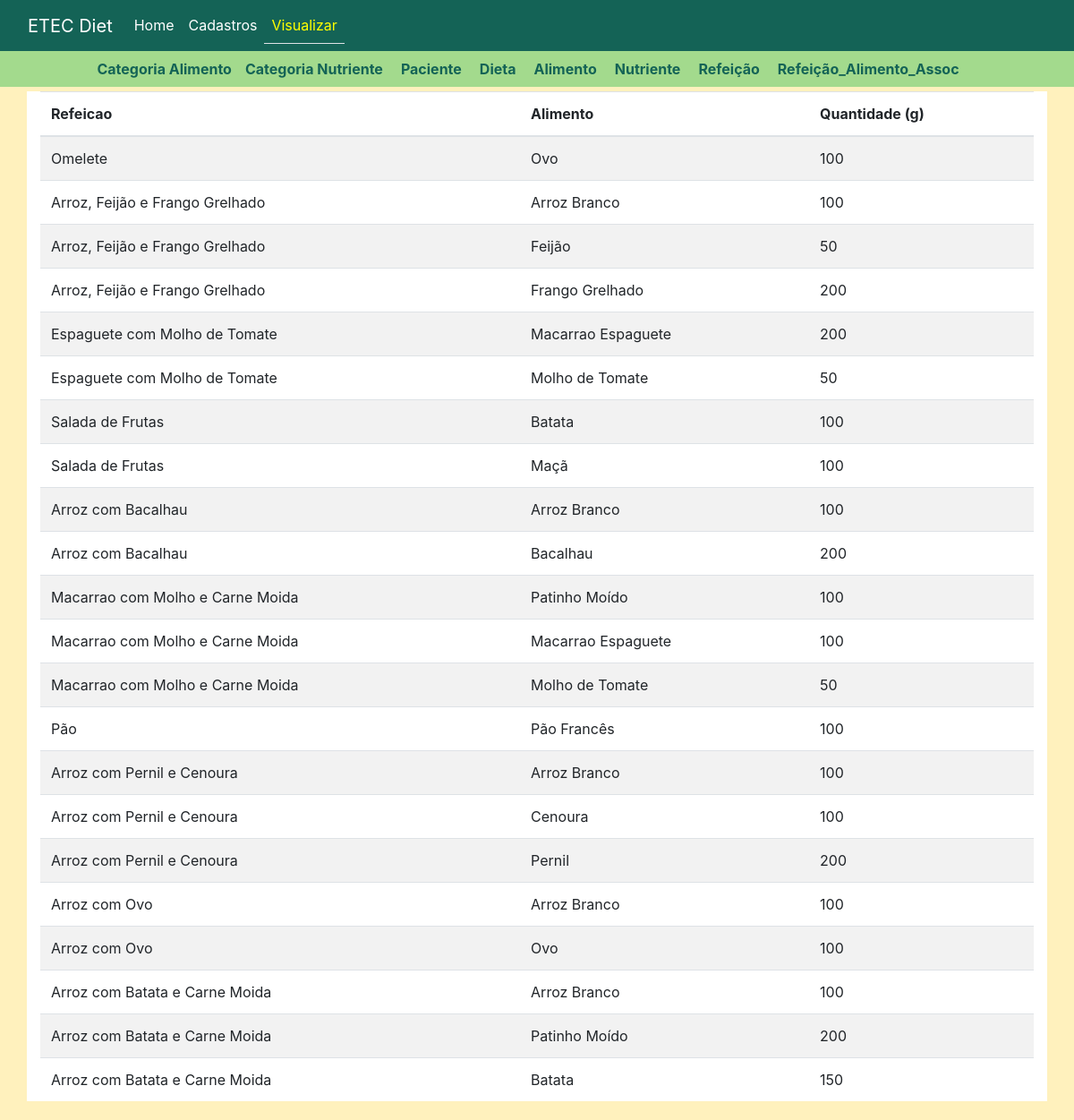
Page /refeicao_alimento on the committed database.
### tables this page shows
CREATE TABLE `refeicao_alimento_assoc` (
  `id_refeicao` int NOT NULL,
  `id_alimento` int NOT NULL,
  `quantidade` int NOT NULL,
  PRIMARY KEY (`id_refeicao`,`id_alimento`),
  KEY `id_alimento` (`id_alimento`),
  CONSTRAINT `refeicao_alimento_assoc_ibfk_1` FOREIGN KEY (`id_refeicao`) REFERENCES `refeicao` (`id`),
  CONSTRAINT `refeicao_alimento_assoc_ibfk_2` FOREIGN KEY (`id_alimento`) REFERENCES `alimento` (`id`)
);

CREATE TABLE `refeicao` (
  `id` int NOT NULL AUTO_INCREMENT,
  `descricao` varchar(50) NOT NULL,
  `horario` varchar(50) NOT NULL,
  `id_dieta` int NOT NULL,
  PRIMARY KEY (`id`),
  KEY `id_dieta` (`id_dieta`),
  CONSTRAINT `refeicao_ibfk_1` FOREIGN KEY (`id_dieta`) REFERENCES `dieta` (`id`)
);

CREATE TABLE `alimento` (
  `id` int NOT NULL AUTO_INCREMENT,
  `nome` varchar(100) NOT NULL,
  `porcao` int NOT NULL,
  `caloria` double NOT NULL,
  `id_categoria_alimento` int NOT NULL,
  PRIMARY KEY (`id`),
  KEY `id_categoria_alimento` (`id_categoria_alimento`),
  CONSTRAINT `alimento_ibfk_1` FOREIGN KEY (`id_categoria_alimento`) REFERENCES `categoria_alimento` (`id`)
);

### Controller/RefeicaoAlimentoAssocController.php (called while the page is built, shortened)
<?php
class RefeicaoAlimentoAssocController{
    public static function index(){
        $arr_assoc = self::listar();
        include 'View/modules/Refeicao_Alimento_Assoc/ListarRefeicaoAlimentoAssoc.php';
    }
    public static function listar(){
        include 'Model/RefeicaoAlimentoAssocModel.php';
        $model = new RefeicaoAlimentoAssocModel();
        $arr_assoc = $model->getAll();
        return $arr_assoc;
    }
}

### DAO/MySQL.php (called while the page is built, shortened)
<?php
class MySQL extends PDO{
    public $dsn = "mysql:host=localhost;dbname=etec_diet";
    public $user = "root";
    public $pass = "Eduardo@mysql";
    public function __construct()
    {
        return parent::__construct($this->dsn, $this->user, $this->pass);
    }
}

### Model/RefeicaoAlimentoAssocModel.php (called while the page is built, shortened)
<?php
class RefeicaoAlimentoAssocModel{
    public function getAll(){
        include 'DAO/RefeicaoAlimentoAssocDAO.php';
        $dao = new RefeicaoAlimentoAssocDAO();
        return $dao->getAllRows();
    }
}

### DAO/RefeicaoAlimentoAssocDAO.php (called while the page is built, shortened)
<?php
class RefeicaoAlimentoAssocDAO{
    public $conexao;
    public function __construct()
    {
        include_once 'MySQL.php';
        $this->conexao = new MySQL();
    }
    public function getAllRows(){
        $sql = "SELECT r.descricao as refeicao,
                    a.nome as alimento,
                     assoc.quantidade as quantidade
                FROM etec_diet.refeicao_alimento_assoc assoc
                JOIN refeicao r on r.id = assoc.id_refeicao
                JOIN alimento a on a.id = assoc.id_alimento"
        ;
        $stmt = $this->conexao->prepare($sql);
        $stmt->execute();
        return $stmt->fetchAll(\PDO::FETCH_CLASS);
    }
}

### View/modules/Refeicao_Alimento_Assoc/ListarRefeicaoAlimentoAssoc.php (the view, shortened to what this page needs)
<!DOCTYPE html>
<html lang="en">
<head>
    <?php include 'View/includes/css_config.php' ?>
</head>
<body>
    <header>
        <?php include 'View/includes/cabecalho_view.php'?>
    </header>
    <main>
        <div class="container">
            <table class="table table-striped">
                <thead>
                    <tr>
                        <th scope="col">Refeicao</th>
                        <th scope="col">Alimento </th>
                        <th scope="col">Quantidade (g)</th>
                    </tr>
                </thead>
                <tbody>
                <?php foreach($arr_assoc as $assoc): ?>
                    <tr>
                        <td><?=$assoc->refeicao?></td>
                        <td><?=$assoc->alimento?></td>
                        <td><?=$assoc->quantidade?></td>
                    </tr>
                <?php endforeach?>
                </tbody>
            </table>
        </div>
    </main>
</body>
</html>

### View/modules/Refeicao_Alimento_Assoc/ListarRefeicaoAlimentoAssoc.php (style rules this page uses)
main { padding: 5px; }
.container { background-color: white; }
body { background-color: #FFF1BD; }

### rows in the picture
refeicao_alimento_assoc: id_refeicao.descricao "Omelete", id_alimento.nome "Ovo", quantidade "100"
refeicao_alimento_assoc: id_refeicao.descricao "Arroz, Feijão e Frango Grelhado", id_alimento.nome "Arroz Branco", quantidade "100"
refeicao_alimento_assoc: id_refeicao.descricao "Arroz, Feijão e Frango Grelhado", id_alimento.nome "Feijão", quantidade "50"
refeicao_alimento_assoc: id_refeicao.descricao "Arroz, Feijão e Frango Grelhado", id_alimento.nome "Frango Grelhado", quantidade "200"
refeicao_alimento_assoc: id_refeicao.descricao "Espaguete com Molho de Tomate", id_alimento.nome "Macarrao Espaguete", quantidade "200"
refeicao_alimento_assoc: id_refeicao.descricao "Espaguete com Molho de Tomate", id_alimento.nome "Molho de Tomate", quantidade "50"
refeicao_alimento_assoc: id_refeicao.descricao "Salada de Frutas", id_alimento.nome "Batata", quantidade "100"
refeicao_alimento_assoc: id_refeicao.descricao "Salada de Frutas", id_alimento.nome "Maçã", quantidade "100"
refeicao_alimento_assoc: id_refeicao.descricao "Arroz com Bacalhau", id_alimento.nome "Arroz Branco", quantidade "100"
refeicao_alimento_assoc: id_refeicao.descricao "Arroz com Bacalhau", id_alimento.nome "Bacalhau", quantidade "200"
refeicao_alimento_assoc: id_refeicao.descricao "Macarrao com Molho e Carne Moida", id_alimento.nome "Patinho Moído", quantidade "100"
refeicao_alimento_assoc: id_refeicao.descricao "Macarrao com Molho e Carne Moida", id_alimento.nome "Macarrao Espaguete", quantidade "100"
refeicao_alimento_assoc: id_refeicao.descricao "Macarrao com Molho e Carne Moida", id_alimento.nome "Molho de Tomate", quantidade "50"
refeicao_alimento_assoc: id_refeicao.descricao "Pão", id_alimento.nome "Pão Francês", quantidade "100"
refeicao_alimento_assoc: id_refeicao.descricao "Arroz com Pernil e Cenoura", id_alimento.nome "Arroz Branco", quantidade "100"
refeicao_alimento_assoc: id_refeicao.descricao "Arroz com Pernil e Cenoura", id_alimento.nome "Cenoura", quantidade "100"
refeicao_alimento_assoc: id_refeicao.descricao "Arroz com Pernil e Cenoura", id_alimento.nome "Pernil", quantidade "200"
refeicao_alimento_assoc: id_refeicao.descricao "Arroz com Ovo", id_alimento.nome "Arroz Branco", quantidade "100"
refeicao_alimento_assoc: id_refeicao.descricao "Arroz com Ovo", id_alimento.nome "Ovo", quantidade "100"
refeicao_alimento_assoc: id_refeicao.descricao "Arroz com Batata e Carne Moida", id_alimento.nome "Arroz Branco", quantidade "100"
refeicao_alimento_assoc: id_refeicao.descricao "Arroz com Batata e Carne Moida", id_alimento.nome "Patinho Moído", quantidade "200"
refeicao_alimento_assoc: id_refeicao.descricao "Arroz com Batata e Carne Moida", id_alimento.nome "Batata", quantidade "150"
